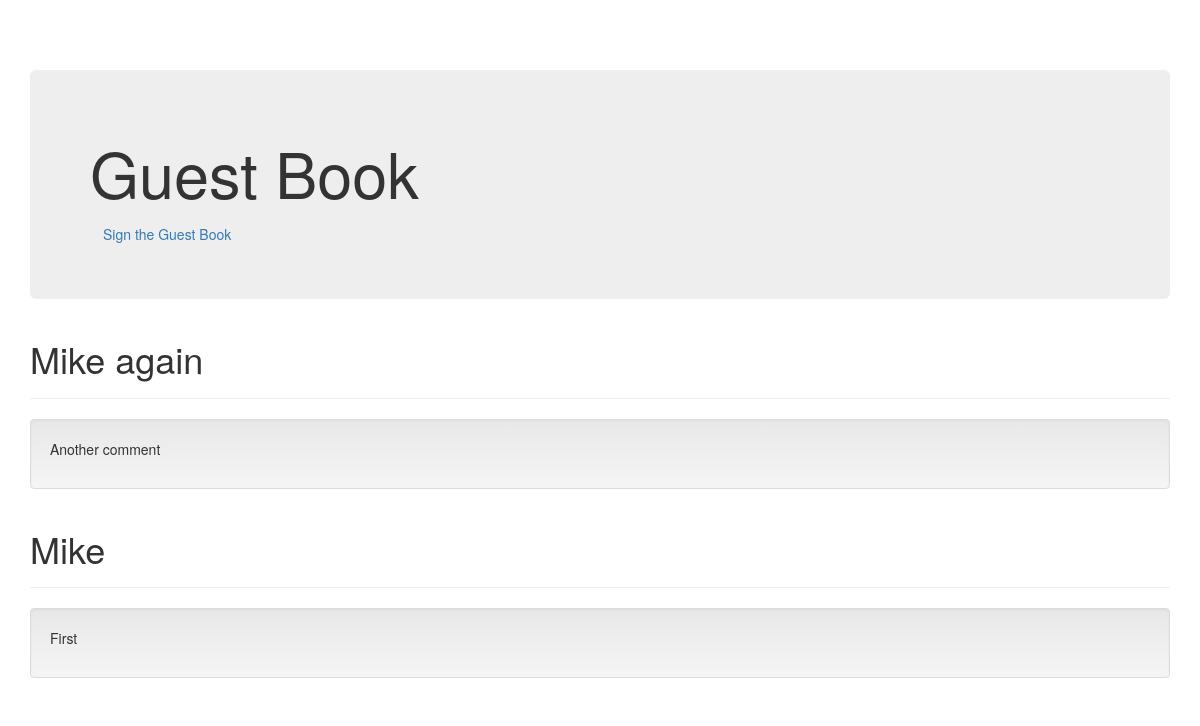
/guestbook/, run on an earlier commit of the app's database.
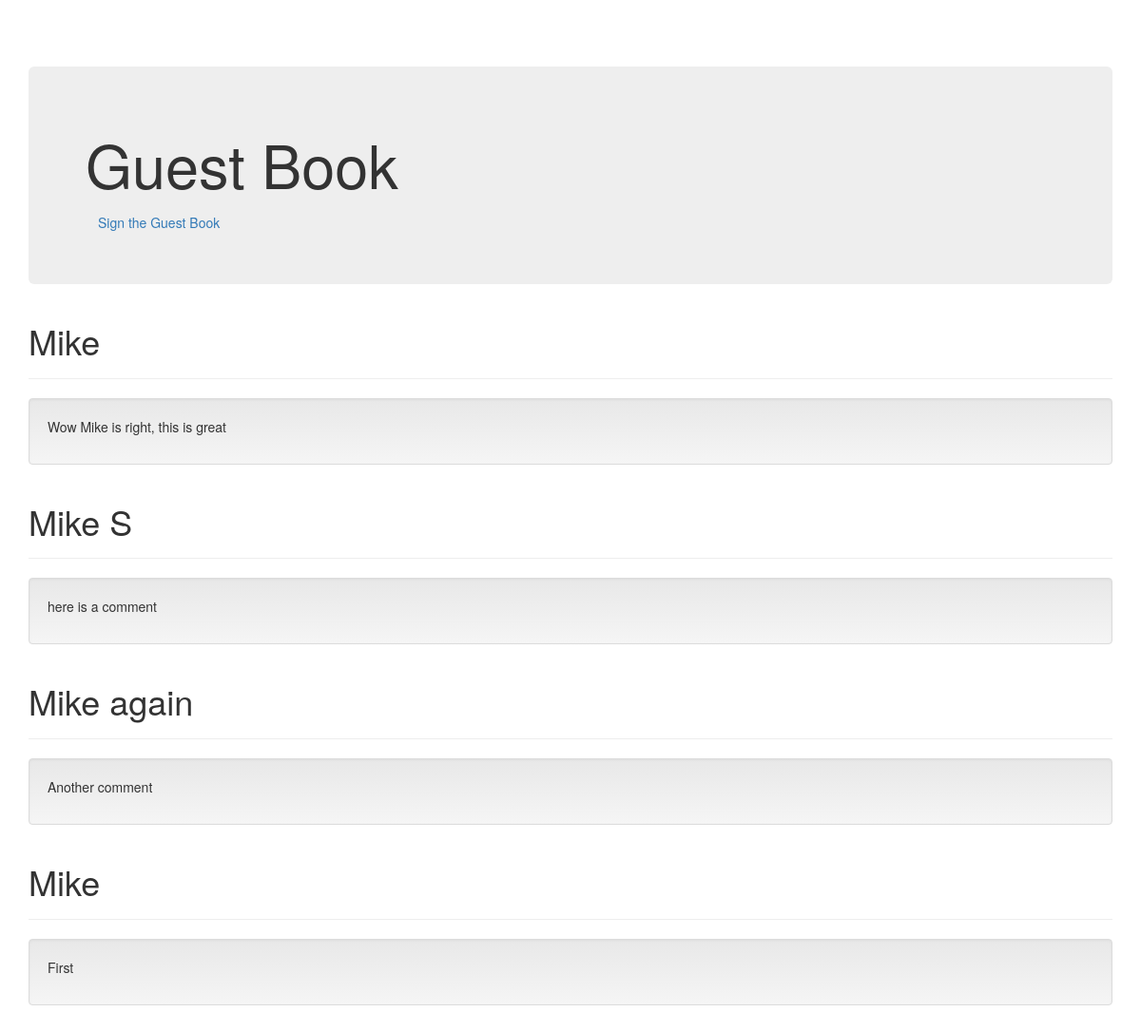
And on a later commit of the database.
### guestbook/models.py (models this page shows, shortened)
class Comment(models.Model):
    name = models.CharField(max_length=20)
    comment = models.TextField()
    date_added = models.DateTimeField(default=timezone.now)

### guestbook/views.py (the view)
# urls.py: path('', views.index, name='index'),
def index(request):
    comments = Comment.objects.order_by('-date_added')
    context = {'comments' : comments}
    return render(request, 'guestbook/index.html', context)

### guestbook/templates/guestbook/index.html (shortened to what this page needs)
{% load static %}
<!DOCTYPE html>
<html lang="en">
  <head>
    <link href="{% static 'guestbook/bootstrap.min.css' %}" rel="stylesheet">
    <link href="{% static 'guestbook/bootstrap-theme.min.css' %}" rel="stylesheet">
    <link href="{% static 'guestbook/theme.css' %}" rel="stylesheet">
  </head>
  <body>
    <div class="container theme-showcase" role="main">
      <div class="jumbotron">
        <h1>Guest Book</h1>
        <a type="button" class="btn btn-link" href='{% url "sign" %}'>Sign the Guest Book</a>
      </div>
      {% for c in comments %}
      <div class="page-header">
        <h1>{{ c.name }}</h1>
      </div>
      <div class="well">
        <p> {{ c.comment }}</p>
      </div>
      {% endfor %}
    </div>
  </body>
</html>

### guestbook/static/guestbook/theme.css (style rules this page uses)
body { padding-top: 70px; padding-bottom: 30px; }

What changed in the data, as far as the page shows it:
added Comment: name "Mike", comment "Wow Mike is right, this is great"
added Comment: name "Mike S", comment "here is a comment"
